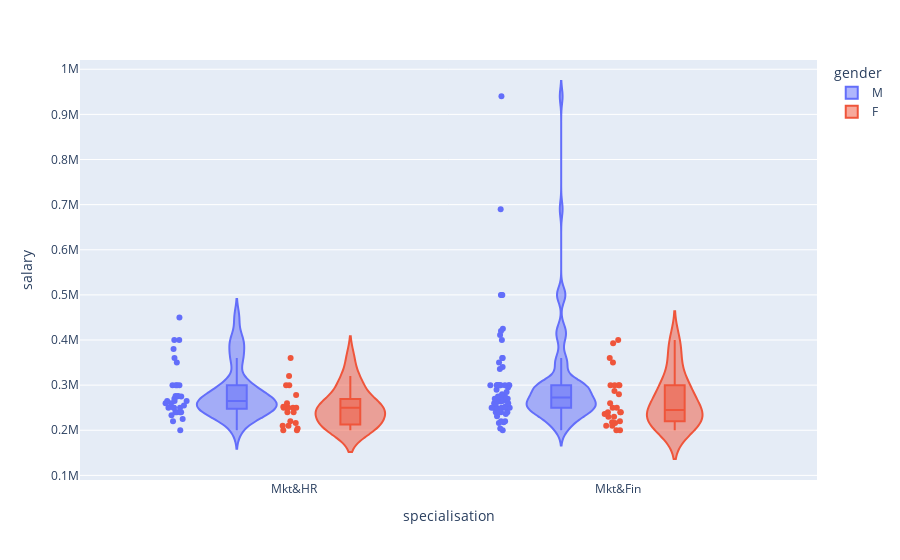

The notebook cell saved with this chart:
### Code cell


### Figure 1 — Plotly figure (JSON) as saved in the notebook; plotly's stock layout.template omitted (floating-point values rounded to 4 significant figures)
{"data": [{"alignmentgroup": "True", "box": {"visible": true}, "hovertemplate": "gender=M<br>specialisation=%{x}<br>salary=%{y}<extra></extra>", "legendgroup": "M", "marker": {"color": "#636efa"}, "name": "M", "offsetgroup": "M", "orientation": "v", "points": "all", "scalegroup": "True", "showlegend": true, "type": "violin", "x": ["Mkt&HR", "Mkt&Fin", "Mkt&Fin", "Mkt&Fin", "Mkt&Fin", "Mkt&Fin", "Mkt&HR", "Mkt&Fin", "Mkt&Fin", "Mkt&Fin", "Mkt&HR", "Mkt&Fin", "Mkt&HR", "Mkt&Fin", "Mkt&Fin", "Mkt&HR", "Mkt&Fin", "Mkt&Fin", "Mkt&HR", "Mkt&HR", "Mkt&Fin", "Mkt&Fin", "Mkt&Fin", "Mkt&Fin", "Mkt&Fin", "Mkt&Fin", "Mkt&Fin", "Mkt&HR", "Mkt&Fin", "Mkt&Fin", "Mkt&Fin", "Mkt&Fin", "Mkt&Fin", "Mkt&Fin", "Mkt&Fin", "Mkt&Fin", "Mkt&Fin", "Mkt&Fin", "Mkt&Fin", "Mkt&Fin", "Mkt&Fin", "Mkt&Fin", "Mkt&Fin", "Mkt&HR", "Mkt&HR", "Mkt&HR", "Mkt&HR", "Mkt&Fin", "Mkt&HR", "Mkt&HR", "Mkt&Fin", "Mkt&Fin", "Mkt&HR", "Mkt&Fin", "Mkt&HR", "Mkt&HR", "Mkt&HR", "Mkt&Fin", "Mkt&HR", "Mkt&HR", "Mkt&HR", "Mkt&Fin", "Mkt&Fin", "Mkt&Fin", "Mkt&Fin", "Mkt&HR", "Mkt&HR", "Mkt&Fin", "Mkt&Fin", "Mkt&Fin", "Mkt&Fin", "Mkt&Fin", "Mkt&HR", "Mkt&Fin", "Mkt&HR", "Mkt&Fin", "Mkt&Fin", "Mkt&HR", "Mkt&Fin", "Mkt&HR", "Mkt&Fin", "Mkt&HR", "Mkt&Fin", "Mkt&HR", "Mkt&Fin", "Mkt&Fin", "Mkt&Fin", "Mkt&HR", "Mkt&Fin", "Mkt&HR", "Mkt&Fin", "Mkt&HR", "Mkt&HR", "Mkt&Fin", "Mkt&Fin", "Mkt&Fin", "Mkt&Fin", "Mkt&Fin", "Mkt&Fin"], "x0": " ", "xaxis": "x", "y": [270000, 200000, 250000, 425000, 252000, 231000, 260000, 250000, 300000, 236000, 265000, 240000, 265000, 350000, 411000, 300000, 204000, 250000, 450000, 220000, 240000, 360000, 268000, 265000, 260000, 300000, 240000, 275000, 275000, 275000, 360000, 240000, 240000, 218000, 336000, 500000, 270000, 300000, 300000, 300000, 220000, 260000, 420000, 380000, 240000, 360000, 200000, 300000, 250000, 250000, 300000, 240000, 276000, 940000, 240000, 250000, 400000, 250000, 300000, 250000, 225000, 220000, 265000, 260000, 300000, 400000, 233000, 300000, 690000, 270000, 340000, 250000, 255000, 300000, 300000, 285000, 500000, 240000, 290000, 300000, 500000, 350000, 265000, 276000, 280000, 264000, 270000, 275000, 250000, 265000, 300000, 240000, 260000, 250000, 300000, 216000, 400000, 275000, 295000], "y0": " ", "yaxis": "y"}, {"alignmentgroup": "True", "box": {"visible": true}, "hovertemplate": "gender=F<br>specialisation=%{x}<br>salary=%{y}<extra></extra>", "legendgroup": "F", "marker": {"color": "#EF553B"}, "name": "F", "offsetgroup": "F", "orientation": "v", "points": "all", "scalegroup": "True", "showlegend": true, "type": "violin", "x": ["Mkt&Fin", "Mkt&Fin", "Mkt&Fin", "Mkt&HR", "Mkt&Fin", "Mkt&HR", "Mkt&HR", "Mkt&Fin", "Mkt&HR", "Mkt&HR", "Mkt&HR", "Mkt&Fin", "Mkt&Fin", "Mkt&HR", "Mkt&HR", "Mkt&Fin", "Mkt&Fin", "Mkt&HR", "Mkt&Fin", "Mkt&HR", "Mkt&HR", "Mkt&Fin", "Mkt&Fin", "Mkt&Fin", "Mkt&Fin", "Mkt&Fin", "Mkt&HR", "Mkt&Fin", "Mkt&Fin", "Mkt&HR", "Mkt&Fin", "Mkt&Fin", "Mkt&Fin", "Mkt&HR", "Mkt&Fin", "Mkt&HR", "Mkt&Fin", "Mkt&Fin", "Mkt&Fin", "Mkt&Fin", "Mkt&HR", "Mkt&HR", "Mkt&HR", "Mkt&HR", "Mkt&Fin", "Mkt&HR"], "x0": " ", "xaxis": "x", "y": [218000, 200000, 393000, 360000, 300000, 250000, 278000, 260000, 300000, 320000, 240000, 287000, 200000, 200000, 216000, 240000, 230000, 240000, 400000, 210000, 210000, 300000, 230000, 300000, 220000, 300000, 250000, 280000, 216000, 250000, 236000, 350000, 210000, 250000, 360000, 200000, 250000, 240000, 240000, 250000, 220000, 252000, 300000, 260000, 210000, 204000], "y0": " ", "yaxis": "y"}], "layout": {"legend": {"title": {"text": "gender"}, "tracegroupgap": 0}, "margin": {"t": 60}, "violinmode": "group", "xaxis": {"anchor": "y", "domain": [0, 1], "title": {"text": "specialisation"}}, "yaxis": {"anchor": "x", "domain": [0, 1], "title": {"text": "salary"}}}}
